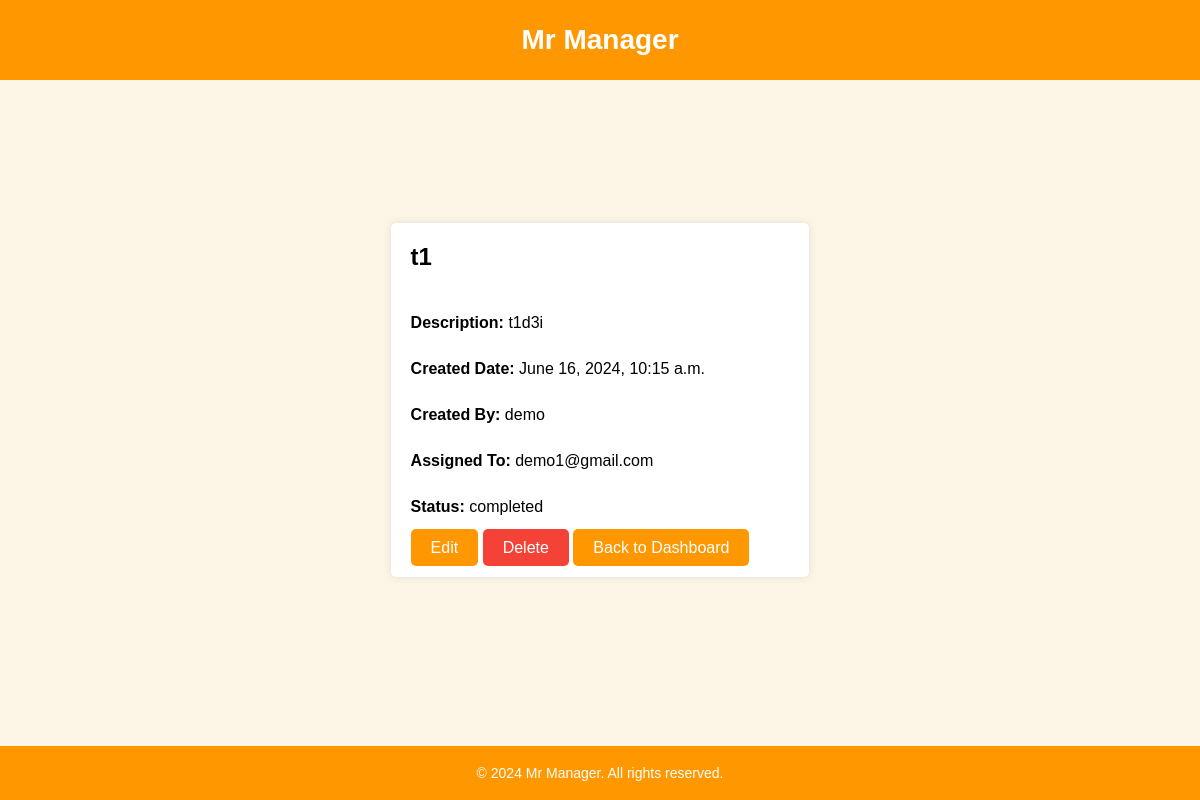
The page /view_task/1/ on the database its author committed.
### mr_manager_app/models.py (models this page shows, shortened)
class Task(models.Model):
    task_name = models.CharField(max_length=200)
    task_description = models.TextField()
    created_date = models.DateTimeField(auto_now_add=True)
    created_by = models.ForeignKey(User, related_name='tasks_created', on_delete=models.CASCADE)
    assigned_to = models.EmailField()
    status = models.CharField(max_length=10, default='pending')  # completed or pending

### mr_manager_app/views.py (the view)
# urls.py: path('view_task/<int:task_id>/', views.viewTask, name='view_task'),
def viewTask(request, task_id):
    task = Task.objects.get(id=task_id)
    return render(request, 'view_task.html', {'task': task})

### mr_manager_app/templates/view_task.html (shortened to what this page needs)
<!DOCTYPE html>
<html lang="en">
<head>
</head>
<body>
    <header>
        <h1>Mr Manager</h1>
    </header>
    <div class="content">
        <div class="task-details">
            <h2>{{ task.task_name }}</h2><br>
            <p><strong>Description:</strong> {{ task.task_description }}</p><br>
            <p><strong>Created Date:</strong> {{ task.created_date }}</p><br>
            <p><strong>Created By:</strong> {{ task.created_by.username }}</p><br>
            <p><strong>Assigned To:</strong> {{ task.assigned_to }}</p><br>
            <p><strong>Status:</strong> {{ task.status }}</p><br>
            <div>
                <a href="/edit_task/{{task.id}}" class="button">Edit</a>
                <a href="/delete_task/{{task.id}}" class="button" style="background-color: #f44336;">Delete</a>
                <a href="/dashboard" class="button">Back to Dashboard</a>
            </div>
        </div>
    </div>
    <footer>
        <p>&copy; 2024 Mr Manager. All rights reserved.</p>
    </footer>
</body>
</html>

### mr_manager_app/templates/view_task.html (style rules this page uses)
body { font-family: Arial, sans-serif; background-color: #fdf5e6; margin: 0; display: flex; flex-direction: column; min-height: 100vh; justify-content: center; align-items: center; }
header, footer { background-color: #ff9800; color: white; text-align: center; padding: 5px 0; font-size: 14px; width: 100%; position: fixed; }
header { top: 0; }
footer { bottom: 0; }
.content { flex: 1; display: flex; flex-direction: column; justify-content: center; align-items: center; text-align: center; padding: 20px; margin-top: 50px; margin-bottom: 50px; }
.task-details { background-color: #fff; padding: 20px; border-radius: 5px; box-shadow: 0 0 10px rgba(0, 0, 0, 0.1); width: 100%; max-width: 800px; text-align: left; }
.task-details h2 { margin-top: 0; }
.task-details p { margin: 5px 0; }
.button { padding: 10px 20px; border: none; border-radius: 5px; background-color: #ff9800; color: white; font-size: 16px; text-decoration: none; text-align: center; margin-top: 20px; }

### rows shown on the page
Task: task_name "t1", task_description "t1d3i", created_date "June 16, 2024, 10:15 a.m.", created_by.username "demo", assigned_to "demo1@gmail.com", status "completed"
